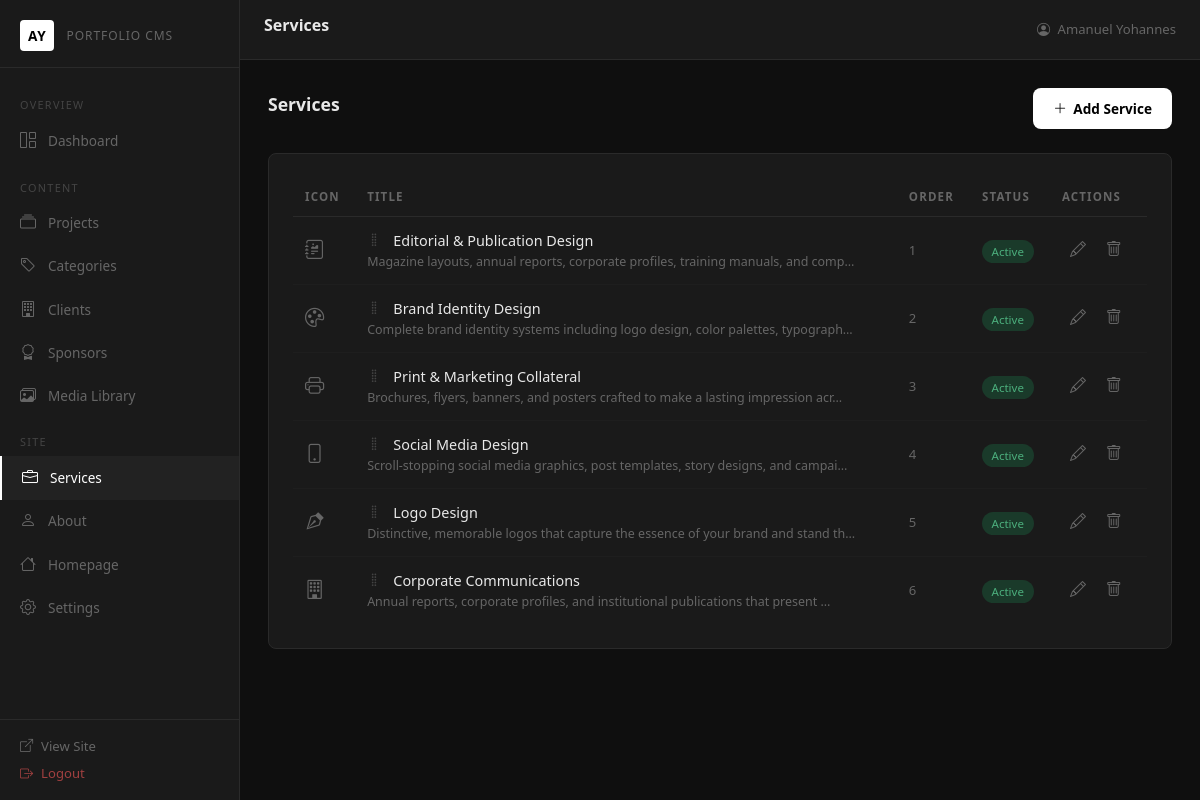
Screenshot of /admin/services.php (signed in) with the database file from the repository.
### tables this page shows
CREATE TABLE `services` (
  `id` int(11) NOT NULL AUTO_INCREMENT,
  `title` varchar(150) NOT NULL,
  `description` text DEFAULT NULL,
  `icon` varchar(100) DEFAULT NULL,
  `display_order` int(11) NOT NULL DEFAULT 0,
  `status` enum('active','inactive') NOT NULL DEFAULT 'active',
  `created_at` datetime NOT NULL DEFAULT CURRENT_TIMESTAMP,
  PRIMARY KEY (`id`)
);

### includes/database.php (called while the page is built, shortened)
<?php
function db(): PDO {
    static $pdo = null;
    if ($pdo === null) {
        $dsn = 'mysql:host=' . DB_HOST . ';dbname=' . DB_NAME . ';charset=' . DB_CHARSET;
        $pdo = new PDO($dsn, DB_USER, DB_PASS, [
            PDO::ATTR_ERRMODE            => PDO::ERRMODE_EXCEPTION,
            PDO::ATTR_DEFAULT_FETCH_MODE => PDO::FETCH_ASSOC,
            PDO::ATTR_EMULATE_PREPARES   => false,
        ]);
    }
    return $pdo;
}

### includes/functions.php (called while the page is built, shortened)
<?php
require_once __DIR__ . '/database.php';
function e(string $s): string {
    return htmlspecialchars($s, ENT_QUOTES | ENT_SUBSTITUTE, 'UTF-8');
}

### admin/services.php (the view, shortened to what this page needs)
<?php
$services = db()->query('SELECT * FROM services ORDER BY display_order ASC, title ASC')->fetchAll();
include __DIR__ . '/includes/header.php';
?>
<div class="page-header">
    <h2>Services</h2>
    <button class="btn-admin-primary" data-bs-toggle="modal" data-bs-target="#addModal"><i class="bi bi-plus-lg"></i> Add Service</button>
</div>
<div class="admin-card">
    <div class="d-none d-md-block">
    <table class="admin-table">
        <thead><tr><th>Icon</th><th>Title</th><th>Order</th><th>Status</th><th>Actions</th></tr></thead>
        <tbody id="sortableList" data-endpoint="reorder-services.php">
        <?php foreach ($services as $s): ?>
        <tr data-id="<?= $s['id'] ?>">
            <td><i class="bi <?= e($s['icon'] ?? 'bi-circle') ?>" style="font-size:1.2rem;color:var(--text-muted)"></i></td>
            <td>
                <i class="bi bi-grip-vertical order-handle me-2"></i>
                <span style="font-weight:500"><?= e($s['title']) ?></span>
                <?php if ($s['description']): ?>
                <div style="font-size:0.78rem;color:var(--text-muted)"><?= e(mb_substr($s['description'], 0, 80)) ?>…</div>
                <?php endif; ?>
            </td>
            <td style="color:var(--text-muted);font-size:0.82rem"><?= $s['display_order'] ?></td>
            <td><span class="badge-<?= $s['status'] ?>"><?= ucfirst($s['status']) ?></span></td>
            <td>
                <button class="btn-icon" onclick="openEditModal(<?= htmlspecialchars(json_encode($s), ENT_QUOTES) ?>)" title="Edit"><i class="bi bi-pencil"></i></button>
                <form method="POST" style="display:inline">
                    <button type="submit" name="delete_service" class="btn-icon danger"
                        data-confirm="Delete service '<?= e(addslashes($s['title'])) ?>'?"
                        title="Delete"><i class="bi bi-trash"></i></button>
                </form>
            </td>
        </tr>
        <?php endforeach; ?>
        </tbody>
    </table>
    </div>
</div>
<?php include __DIR__ . '/includes/footer.php'; ?>

### assets/css/admin.css (style rules this page uses)
:root { --sidebar-w: 240px; --topbar-h: 60px; --bg: #0f0f0f; --surface: #1a1a1a; --surface2: #222; --border: #2a2a2a; --text: #e8e8e8; --text-muted: #666; --accent: #fff; --accent-dim: #aaa; --danger: #e05555; --success: #4caf7d; --warning: #e0a030; --info: #4a9eff; --radius: 8px; --transition: 0.2s ease; }
*, *::before, *::after { box-sizing: border-box; margin: 0; padding: 0; }
body { font-family: 'Segoe UI', system-ui, -apple-system, sans-serif; background: var(--bg); color: var(--text); font-size: 0.9rem; line-height: 1.6; }
.admin-card { background: var(--surface); border: 1px solid var(--border); border-radius: var(--radius); padding: 1.5rem; margin-bottom: 1.5rem; }
.admin-table { width: 100%; border-collapse: collapse; }
.admin-table th { font-size: 0.72rem; letter-spacing: 0.1em; text-transform: uppercase; color: var(--text-muted); padding: 0.6rem 0.75rem; border-bottom: 1px solid var(--border); text-align: left; white-space: nowrap; }
.admin-table td { padding: 0.75rem; border-bottom: 1px solid #1e1e1e; color: var(--text); vertical-align: middle; }
.admin-table tr:last-child td { border-bottom: none; }
.badge-active { background: #1a3a2a; color: #4caf7d; font-size: 0.72rem; padding: 0.25rem 0.6rem; border-radius: 20px; }
.btn-admin-primary { background: #fff; color: #000; border: none; padding: 0.6rem 1.25rem; border-radius: var(--radius); font-size: 0.85rem; font-weight: 600; cursor: pointer; transition: background var(--transition); text-decoration: none; display: inline-flex; align-items: center; gap: 0.4rem; }
.btn-icon { background: none; border: none; color: var(--text-muted); padding: 0.3rem 0.5rem; border-radius: 4px; cursor: pointer; font-size: 1rem; transition: color var(--transition), background var(--transition); text-decoration: none; display: inline-flex; align-items: center; }
.page-header { display: flex; align-items: center; justify-content: space-between; margin-bottom: 1.5rem; flex-wrap: wrap; gap: 0.75rem; }
.page-header h2 { font-size: 1.1rem; font-weight: 600; }
.order-handle { cursor: grab; color: #444; }

### rows the page displays
services: title "Editorial & Publication Design", description "Magazine layouts, annual reports, corporate profiles, training manuals, and comp", display_order "1", status "Active"
services: title "Brand Identity Design", description "Complete brand identity systems including logo design, color palettes, typograph", display_order "2", status "Active"
services: title "Print & Marketing Collateral", description "Brochures, flyers, banners, and posters crafted to make a lasting impression acr", display_order "3", status "Active"
services: title "Social Media Design", description "Scroll-stopping social media graphics, post templates, story designs, and campai", display_order "4", status "Active"
services: title "Logo Design", description "Distinctive, memorable logos that capture the essence of your brand and stand th", display_order "5", status "Active"
services: title "Corporate Communications", description "Annual reports, corporate profiles, and institutional publications that present", display_order "6", status "Active"

### other values shown
$pageTitle "Services"
$_SESSION['admin_name'] "Amanuel Yohannes"
